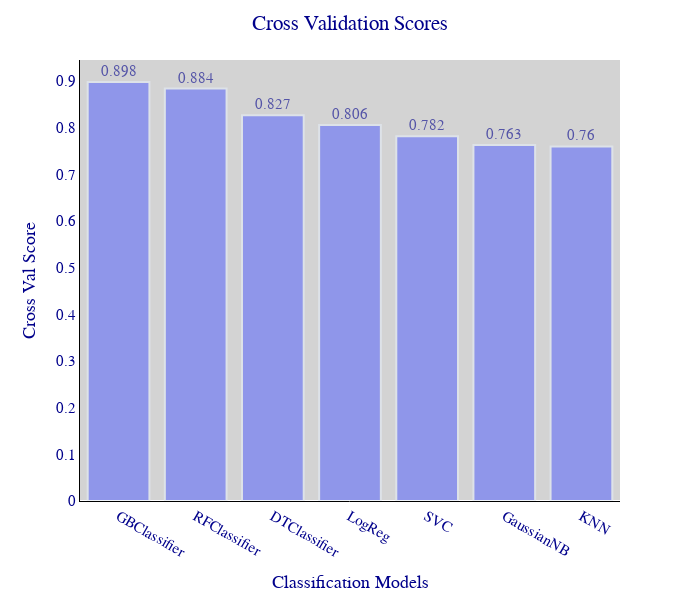

Write notebook code for a chart like this one.
### Markdown cell above
<a id="Import"></a>
# <p style="background-color: #000000; font-family:calibri; color: #7FFF00; font-size:140%; text-align:center; border : 4px dashed #7FFF00 ;border-radius:90px 90px 90px 90px;"> Instantiating Classification Models

Evaluation of CV_Scores for all models then taking mean CV Score and displaying on bars.

### Code cell
models = [LogisticRegression(), KNeighborsClassifier(), DecisionTreeClassifier(), SVC(), RandomForestClassifier(), GradientBoostingClassifier(), GaussianNB()]
names = ['LogReg','KNN', 'DTClassifier','SVC', 'RFClassifier','GBClassifier', 'GaussianNB']   
results=[] 

for name, model in zip(names, models):
    kf=KFold(n_splits=4, shuffle=True, random_state=42)
    cv_results = cross_val_score(model, X_train, y_train, cv=kf)
    average_results = round(cv_results.mean(), 3)
    results.append([name, average_results])
    
sorted_models = sorted(results, key=lambda x: x[1], reverse=True)
df = pd.DataFrame(sorted_models, columns=['Model', 'CV_Score'])
heading('Sorted CV_Scores')
print(df)
heading('Barplot of CSV_Scores')      

fig = px.bar(df, x='Model', y='CV_Score', text_auto=True)
fig.update_layout(title = 'Cross Validation Scores', title_x=0.5, font_color='darkblue', font_family='Arial Black', height=600, width=700, plot_bgcolor='lightgrey', font_size=15)
fig.update_xaxes(title='Classification Models', tickfont_family="Arial Black", linecolor='black', showgrid=False)
fig.update_yaxes(title='Cross Val Score', tickfont_family="Arial Black", linecolor='black', showgrid=False)
fig.update_traces(textposition='outside', marker_line_width=2, opacity=0.6, textfont_family='Arial Black')
fig.show()

### Figure 1 — Plotly figure (JSON) as saved in the notebook; plotly's stock layout.template omitted (floating-point values rounded to 4 significant figures)
{"data": [{"alignmentgroup": "True", "hovertemplate": "Model=%{x}<br>CV_Score=%{y}<extra></extra>", "legendgroup": "", "marker": {"color": "#636efa", "line": {"width": 2}, "pattern": {"shape": ""}}, "name": "", "offsetgroup": "", "opacity": 0.6, "orientation": "v", "showlegend": false, "textfont": {"family": "Arial Black"}, "textposition": "outside", "texttemplate": "%{y}", "type": "bar", "x": ["GBClassifier", "RFClassifier", "DTClassifier", "LogReg", "SVC", "GaussianNB", "KNN"], "xaxis": "x", "y": [0.898, 0.884, 0.827, 0.806, 0.782, 0.763, 0.76], "yaxis": "y"}], "layout": {"barmode": "relative", "font": {"color": "darkblue", "family": "Arial Black", "size": 15}, "height": 600, "legend": {"tracegroupgap": 0}, "margin": {"t": 60}, "plot_bgcolor": "lightgrey", "title": {"text": "Cross Validation Scores", "x": 0.5}, "width": 700, "xaxis": {"anchor": "y", "domain": [0, 1], "linecolor": "black", "showgrid": false, "tickfont": {"family": "Arial Black"}, "title": {"text": "Classification Models"}}, "yaxis": {"anchor": "x", "domain": [0, 1], "linecolor": "black", "showgrid": false, "tickfont": {"family": "Arial Black"}, "title": {"text": "Cross Val Score"}}}}
